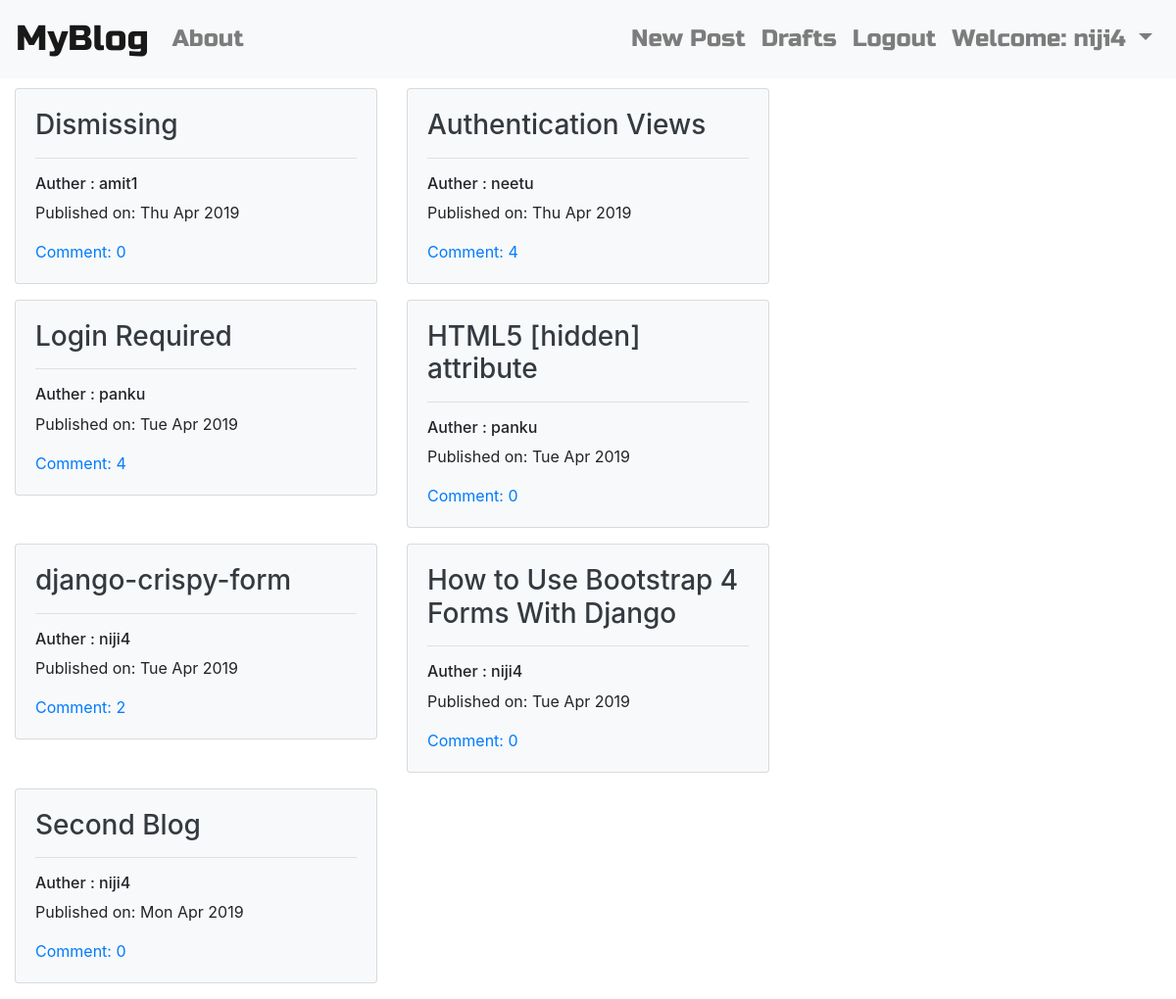
The app's page / (signed in) with its own data.
### blog/models.py (models this page shows, shortened)
class Post(models.Model):
	auther = models.ForeignKey('auth.User', on_delete=models.CASCADE)
	title = models.CharField(max_length=256)
	text = models.TextField()
	create_date = models.DateTimeField(default=timezone.now)
	published_date = models.DateTimeField(blank=True, null=True)
	def approve_comments(self):
		return self.comment

### blog/views.py (the view)
# urls.py: path('', views.PostListView.as_view(), name='post_list'),
class PostListView(ListView):
	model = Post
	def get_queryset(self):
		return Post.objects.filter(published_date__lte=timezone.now()).order_by('-published_date')

### blog/templates/blog/post_list.html
{% extends 'blog/base.html' %}
{% block content %}
	<div class="centerstage">
		<div class="row">
			{% for post in post_list %}
				<div class="col-lg-6 col-md-6 col-sm-12 post">
					<div class="card bg-light mb-3" style="max-width: 30rem;">
						<div class="card-body ">
							<h3 class="card-title">
								<a href="{% url 'blog:post_detail' pk=post.pk %}" class="text-dark">
									{{ post.title }}
								</a>
							</h3>
							<hr>
							<div class='date'>
								<h6>Auther : {{ post.auther }}</h6>
								<p>Published on: {{ post.published_date|date:'D M Y'}}</p>
							</div>
							<a href="{% url 'blog:post_detail' pk=post.pk %}">
								Comment: {{ post.approve_comments.count }}
							</a>
						</div>
					</div>
				</div>
			{% endfor %}
		</div>
	</div>
{% endblock %}

### blog/templates/blog/base.html (shortened to what this page needs)
<!DOCTYPE html>
{% load staticfiles %}
<html>
<head>
	<link rel="stylesheet" href="https://maxcdn.bootstrapcdn.com/bootstrap/4.0.0/css/bootstrap.min.css">
	<link rel="stylesheet" href="//cdn.jsdelivr.net/npm/medium-editor@latest/dist/css/medium-editor.min.css"
	type="text/css" media="screen" charset="utf-8">
	<link rel="stylesheet"  href="{% static 'css/blog.css' %}">
</head>
<body>
	<nav class="navbar navbar-expand-lg navbar-light bg-light techfont custom-navbar">
  		<a class="navbar-brand bigbrand" href="{% url 'blog:post_list' %}">MyBlog</a>
  		<div class="collapse navbar-collapse" id="navbarNav">
    		<ul class="navbar-nav mr-auto">
     			<li class="nav-item">
       				<a class="nav-link" href="{% url 'blog:about' %}">About</a>
      			</li>
    		</ul>
    		<ul class="nav navbar-nav justify-content-end">
    			{% if user.is_authenticated %}
	     			<li class="nav-item">
	       				<a class="nav-link" href="{% url 'blog:post_new' %}">New Post</a>
	      			</li>
		      		<li class="nav-item">
		        		<a class="nav-link" href="{% url 'blog:draft_list' %}">Drafts</a>
		      		</li>
		      		<li class="nav-item">
		        		<a class="nav-link" href="{% url 'logout' %}">Logout</a>
		      		</li>
		      		<li class="nav-item dropdown">
					    <a class="nav-link dropdown-toggle" data-toggle="dropdown" href="#"
					    	role="button" aria-haspopup="true" aria-expanded="false">
					    	Welcome: {{user.username}}
					    </a>
					</li>
	      		{% endif %}
    		</ul>
  		</div>
	</nav>
	<div class="container-fluid content">
		<div class="row">
			<div class="col-lg-8 col-md-12 col-sm-12 blog_posts">
				{% block content %}
				{% endblock %}
			</div>
			<div class="col-lg-4">
			</div>
		</div>
	</div>
</body>
</html>

### blog/static/css/blog.css (style rules this page uses)
.techfont { font-family: 'Russo One', san-serif; font-size: 1.5em; margin-bottom: 10px; }
.bigbrand { font-size: 1.5em; }
.centerstage { margin-left: auto; margin-right: auto; }

### records on screen
Post: title "Dismissing", auther "amit1", published_date "Thu Apr 2019", approve_comments.count "0"
Post: title "Authentication Views", auther "neetu", published_date "Thu Apr 2019", approve_comments.count "4"
Post: title "Login Required", auther "panku", published_date "Tue Apr 2019", approve_comments.count "4"
Post: title "HTML5 [hidden] attribute", auther "panku", published_date "Tue Apr 2019", approve_comments.count "0"
Post: title "django-crispy-form", auther "niji4", published_date "Tue Apr 2019", approve_comments.count "2"
Post: title "How to Use Bootstrap 4 Forms With Django", auther "niji4", published_date "Tue Apr 2019", approve_comments.count "0"
Post: title "Second Blog", auther "niji4", published_date "Mon Apr 2019", approve_comments.count "0"

### other values on screen
{{ user.username }} "niji4"
